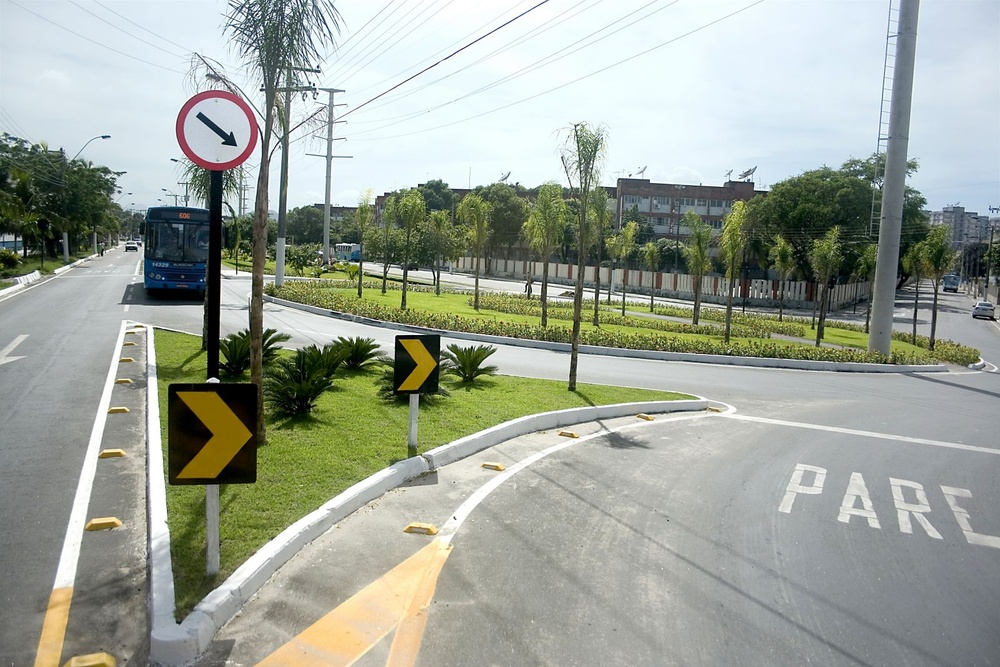
#> input picture cenarios/cenario2.jpg, 1000 x 667 px, shrunk from 1600 x 1067 before the run
$ python objects.py   (older library calls are emulated)
#> lines starting #> are read from the running program, lines starting #| are printed output that depends on the picture; after the words box and inside, x2 and y2 are one past the last pixel; in counts of white or black regions, pixels touching at a corner belong together
#> further down, img is the input picture: shape (667, 1000, 3); mean B, G, R 153.4, 164.1, 157.6
import cv2

def get_objects(src):
  '''
  Reads an source image and return a list
  of images which are objects inside source image
  '''
  #reading the image
  gray = cv2.cvtColor(src, cv2.COLOR_BGR2GRAY)
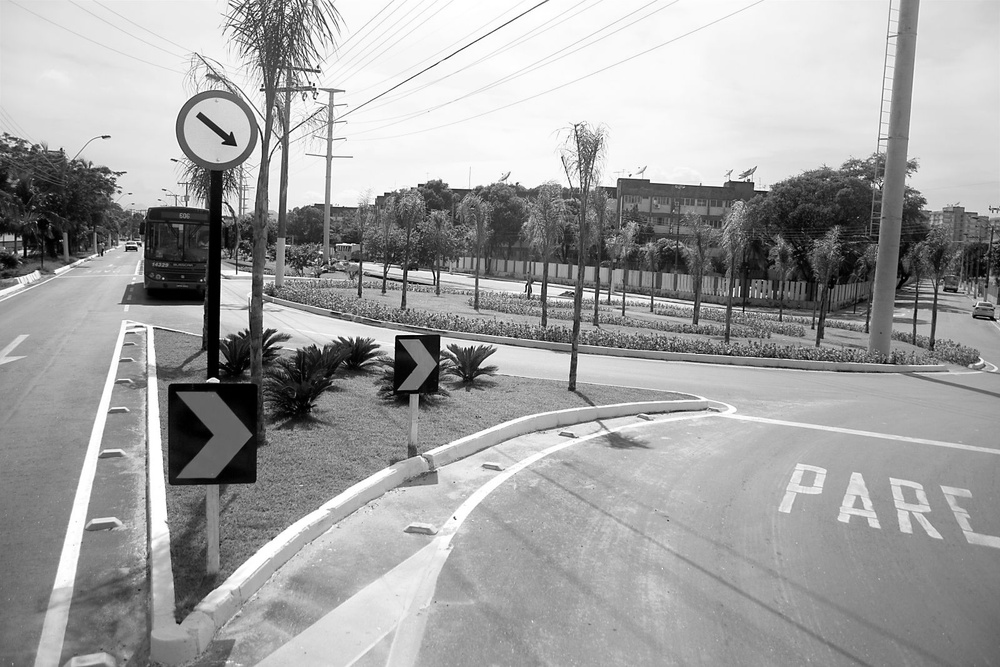
#> gray: shape (667, 1000); min 0, max 255, mean 160.9
  gray = cv2.equalizeHist(gray)
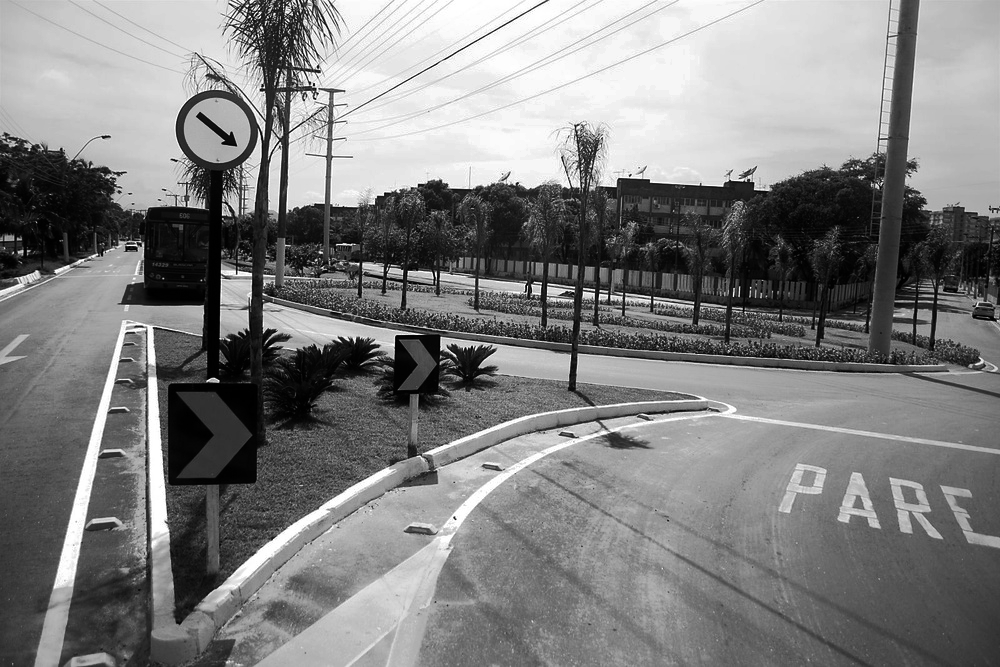
#> gray: shape (667, 1000); min 0, max 255, mean 128
  edged = cv2.Canny(gray, 100, 255)
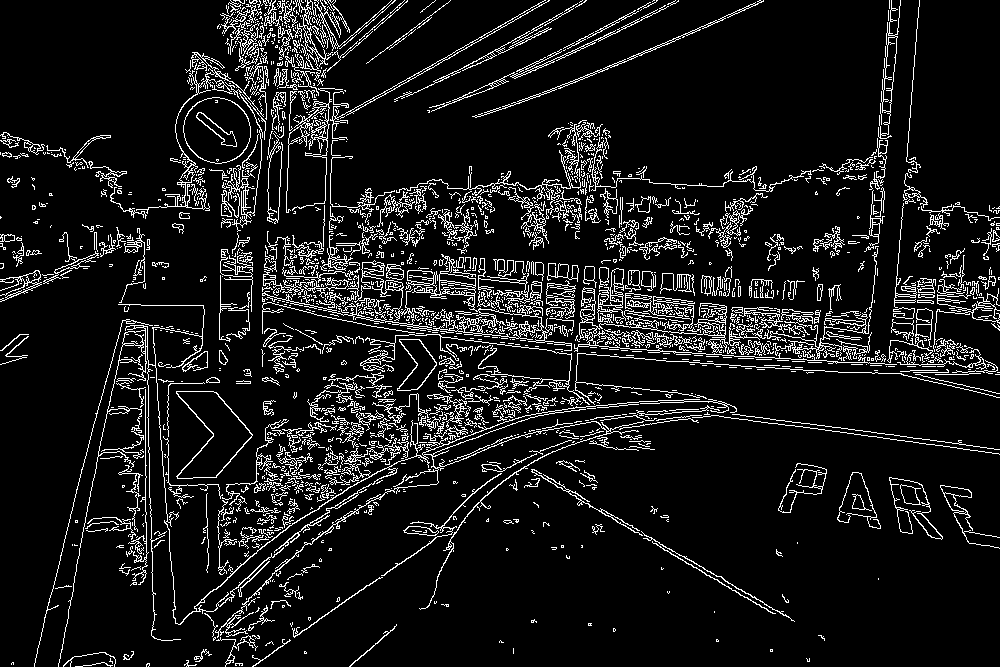
#> edged: shape (667, 1000); 9.5% white in thin lines or dots
  cv2.imshow("Edges", edged)
  cv2.waitKey(0)

  #applying closing function
  kernel = cv2.getStructuringElement(cv2.MORPH_RECT, (7, 7))
  closed = cv2.morphologyEx(edged, cv2.MORPH_CLOSE, kernel)
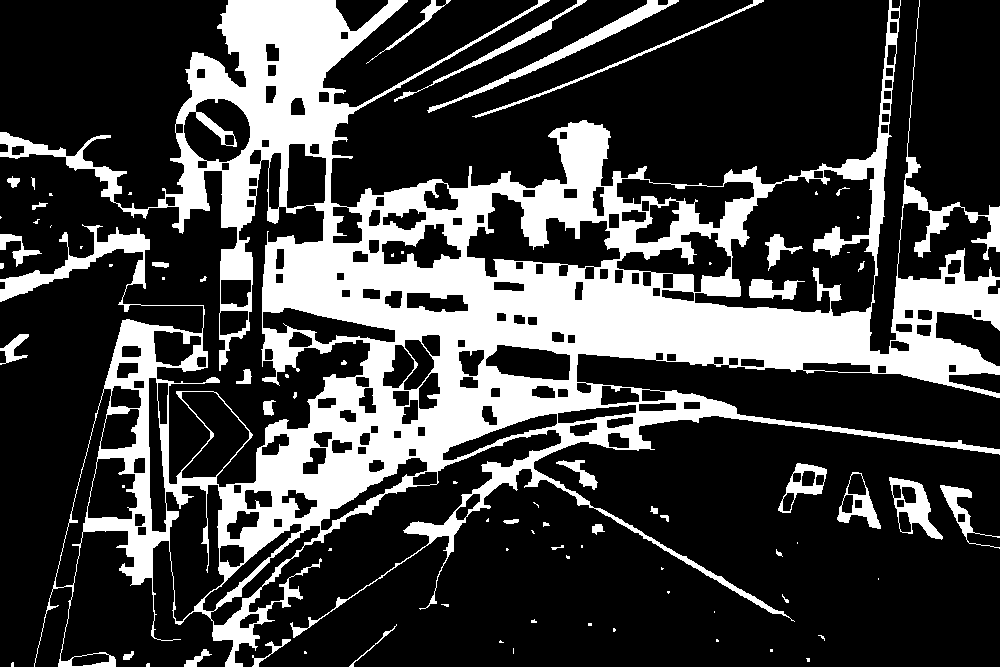
#> closed: shape (667, 1000); 25.9% white; 80 white regions (42 under 20 px)
  cv2.imshow('Closed', closed)
  cv2.waitKey(0)

  #finding_contours
  _, cnts, _ = cv2.findContours(closed.copy(), cv2.RETR_EXTERNAL, cv2.CHAIN_APPROX_SIMPLE)
#> cnts = 69 contours, 44 with area under 20; largest, box (x1, y1, x2, y2) and area: (0, 0, 1000, 667) 243975, (427, 0, 679, 113) 1867, (889, 477, 943, 540) 1648, (837, 472, 881, 529) 1188, (778, 463, 827, 513) 1148

  objs = []
  for c in cnts:
    # [5 lines of commented-out code are left out]
    peri = cv2.arcLength(c, True)
    approx = cv2.approxPolyDP(c, 0.02 * peri, True)
    cv2.drawContours(src, [approx], -1, (0, 255, 0), 2)
#> this loop made 69 passes
#> peri on passes 1, 2, 3, 4, 5, 7, 9, 10, 11, 12, 13, 16: 11.41, 11.41, 11.41, 7.41, 33.07, 79.8, 10.24, 7.41, 140, 19.07, 8.83, 14.83
#> (peri, approx) on passes 6, 8, 14, 15, 17, 21: (8, [[770, 649], [770, 651], [772, 651], [772, 649]]), (10, [[513, 648], [513, 653]]), (135.2, [[396, 624], [349, 666]]), (10, [[588, 623], [588, 625], [591, 625], [591, 623]]), (2, [[714, 611], [714, 612]]), (2, [[878, 578], [878, 579]])
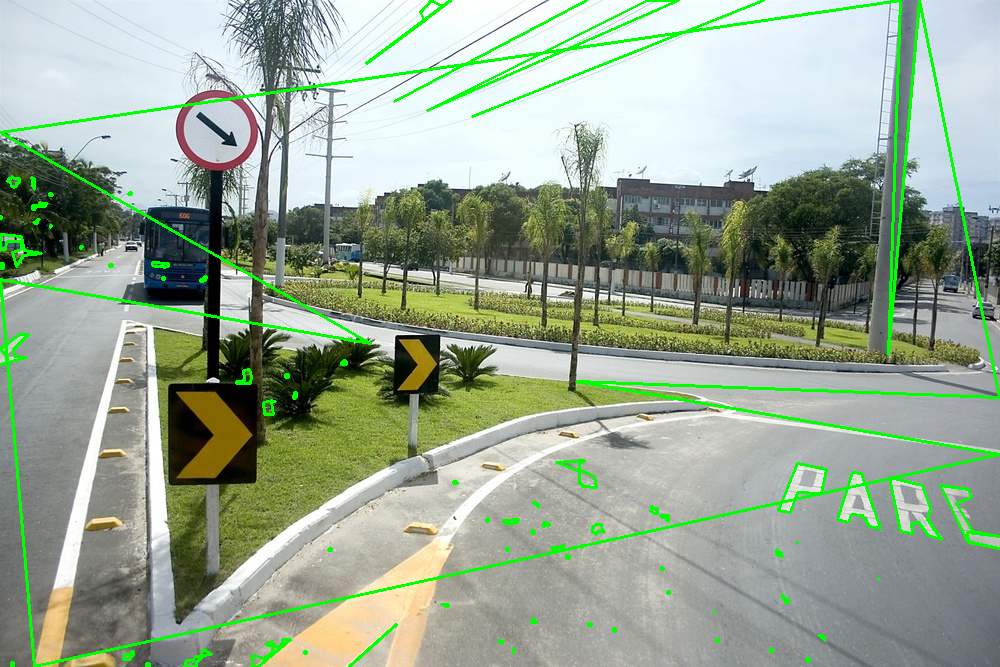
#> src: shape (667, 1000, 3); 3.58% of pixels changed, all inside (x1, y1, x2, y2) = (0, 0, 1000, 667)
  return objs

img = cv2.imread('cenarios/cenario2.jpg')
objs = get_objects(img)
#> objs = []
for i in objs:
  cv2.imshow(f'Object {1 + objs.index(i)}', i)
#> this loop made 0 passes
cv2.imshow('Output', img)
cv2.waitKey(0)

$ run again, with cenarios/cenario11.jpg copied over cenarios/cenario2.jpg
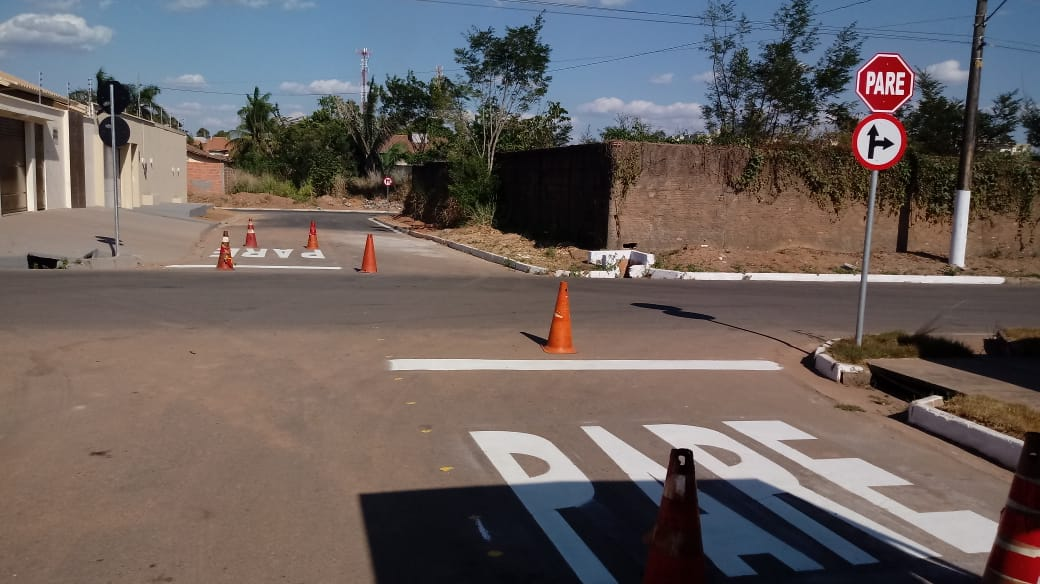
#> input picture cenarios/cenario11.jpg, 1040 x 584 px
#> img is the input picture: shape (584, 1040, 3); mean B, G, R 94.7, 96.7, 105.6
#> in get_objects, `edged = cv2.Canny(gray, 100, 255)`:
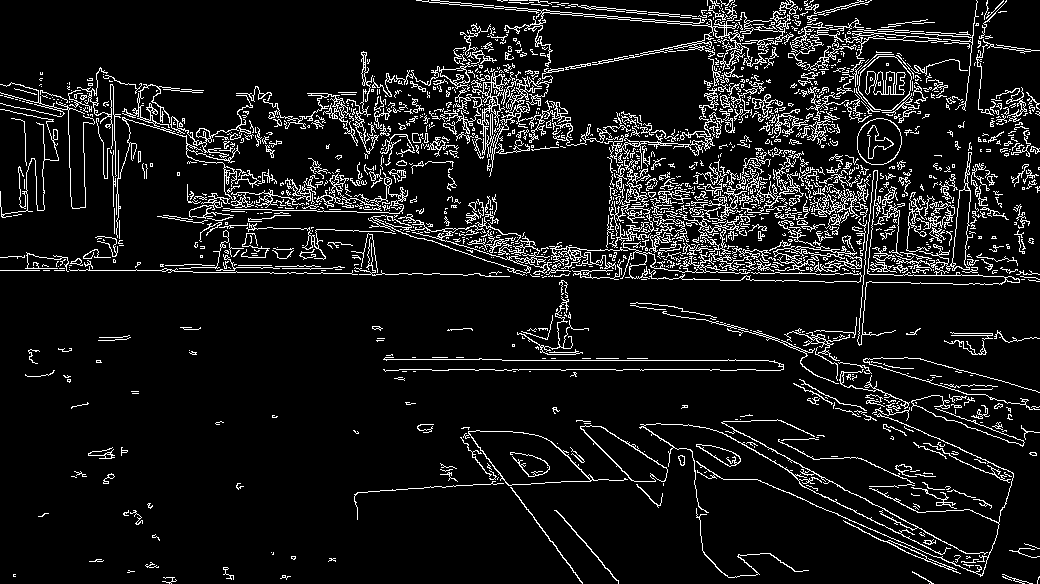
#> edged: shape (584, 1040); 9.1% white in thin lines or dots
#> closed: shape (584, 1040); 24.4% white; 61 white regions (16 under 20 px)
#> cnts = 54 contours, 31 with area under 20; largest, box (x1, y1, x2, y2) and area: (0, 0, 1040, 584) 248836, (944, 330, 1040, 355) 688, (1011, 164, 1040, 193) 385, (1013, 204, 1034, 254) 375, (88, 447, 128, 459) 178
#> the loop in get_objects, `for c in cnts:` made 54 passes
#> peri on passes 1, 2, 3, 6, 7, 8, 9, 10: 38.24, 25.07, 96.63, 16.24, 41.66, 31.31, 29.66, 19.41
#> after the loop in get_objects, `for c in cnts:`:
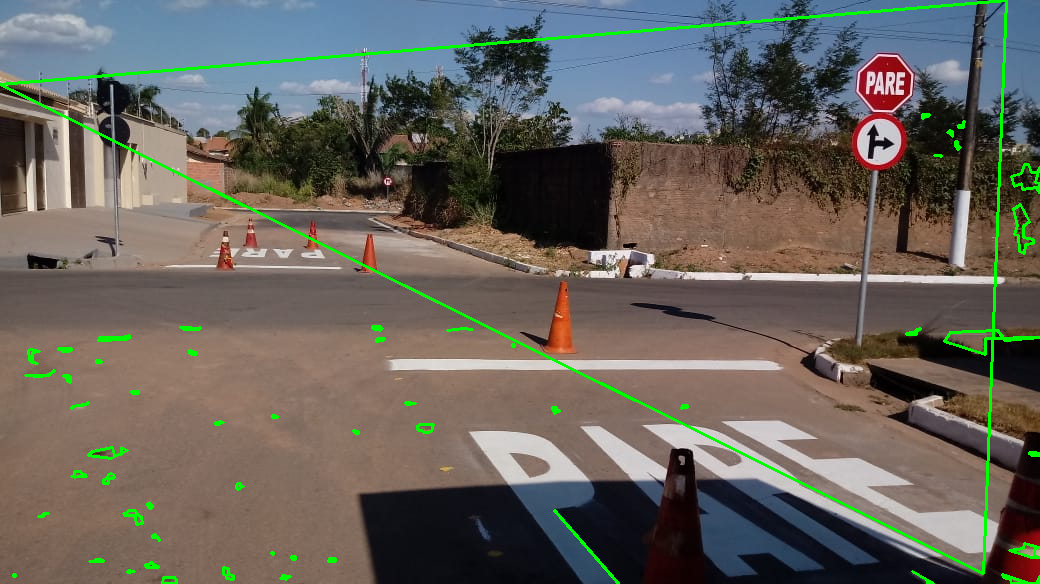
#> src: shape (584, 1040, 3); 2.13% of pixels changed, all inside (x1, y1, x2, y2) = (0, 0, 1040, 584)
#> objs = []
